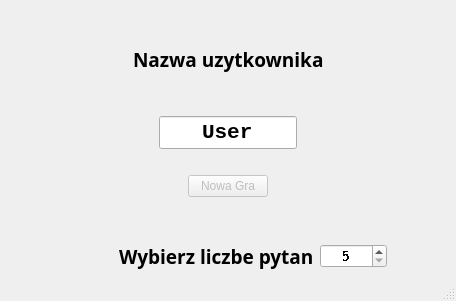
<?xml version="1.0" encoding="UTF-8"?>
<ui version="4.0">
 <class>Glowne</class>
 <widget class="QMainWindow" name="Glowne">
  <property name="geometry">
   <rect>
    <x>0</x>
    <y>0</y>
    <width>456</width>
    <height>301</height>
   </rect>
  </property>
  <property name="sizePolicy">
   <sizepolicy hsizetype="Preferred" vsizetype="Preferred">
    <horstretch>0</horstretch>
    <verstretch>0</verstretch>
   </sizepolicy>
  </property>
  <property name="windowTitle">
   <string>Quiz</string>
  </property>
  <property name="windowIcon">
   <iconset resource="z/zasoby.qrc">
    <normaloff>:/new/prefix1/ico.png</normaloff>:/new/prefix1/ico.png</iconset>
  </property>
  <property name="autoFillBackground">
   <bool>false</bool>
  </property>
  <widget class="QWidget" name="centralwidget">
   <layout class="QVBoxLayout" name="verticalLayout">
    <item>
     <layout class="QHBoxLayout" name="horizontalLayout_3">
      <item>
       <spacer name="horizontalSpacer_3">
        <property name="orientation">
         <enum>Qt::Horizontal</enum>
        </property>
        <property name="sizeHint" stdset="0">
         <size>
          <width>40</width>
          <height>20</height>
         </size>
        </property>
       </spacer>
      </item>
      <item>
       <widget class="QLabel" name="label">
        <property name="font">
         <font>
          <family>MV Boli</family>
          <pointsize>14</pointsize>
          <weight>75</weight>
          <bold>true</bold>
         </font>
        </property>
        <property name="text">
         <string>Nazwa uzytkownika</string>
        </property>
       </widget>
      </item>
      <item>
       <spacer name="horizontalSpacer_8">
        <property name="orientation">
         <enum>Qt::Horizontal</enum>
        </property>
        <property name="sizeHint" stdset="0">
         <size>
          <width>40</width>
          <height>20</height>
         </size>
        </property>
       </spacer>
      </item>
     </layout>
    </item>
    <item>
     <layout class="QHBoxLayout" name="horizontalLayout_2">
      <item>
       <spacer name="horizontalSpacer_2">
        <property name="orientation">
         <enum>Qt::Horizontal</enum>
        </property>
        <property name="sizeType">
         <enum>QSizePolicy::Fixed</enum>
        </property>
        <property name="sizeHint" stdset="0">
         <size>
          <width>150</width>
          <height>20</height>
         </size>
        </property>
       </spacer>
      </item>
      <item>
       <widget class="QLineEdit" name="lineEdit">
        <property name="font">
         <font>
          <family>Courier New</family>
          <pointsize>16</pointsize>
          <weight>75</weight>
          <bold>true</bold>
         </font>
        </property>
        <property name="text">
         <string>User</string>
        </property>
        <property name="alignment">
         <set>Qt::AlignCenter</set>
        </property>
       </widget>
      </item>
      <item>
       <spacer name="horizontalSpacer_7">
        <property name="orientation">
         <enum>Qt::Horizontal</enum>
        </property>
        <property name="sizeType">
         <enum>QSizePolicy::Fixed</enum>
        </property>
        <property name="sizeHint" stdset="0">
         <size>
          <width>150</width>
          <height>20</height>
         </size>
        </property>
       </spacer>
      </item>
     </layout>
    </item>
    <item>
     <spacer name="verticalSpacer_2">
      <property name="orientation">
       <enum>Qt::Vertical</enum>
      </property>
      <property name="sizeType">
       <enum>QSizePolicy::Fixed</enum>
      </property>
      <property name="sizeHint" stdset="0">
       <size>
        <width>20</width>
        <height>20</height>
       </size>
      </property>
     </spacer>
    </item>
    <item>
     <layout class="QHBoxLayout" name="horizontalLayout_4">
      <item>
       <spacer name="horizontalSpacer_4">
        <property name="orientation">
         <enum>Qt::Horizontal</enum>
        </property>
        <property name="sizeHint" stdset="0">
         <size>
          <width>40</width>
          <height>20</height>
         </size>
        </property>
       </spacer>
      </item>
      <item>
       <widget class="QPushButton" name="pushButtonNowaGra">
        <property name="enabled">
         <bool>false</bool>
        </property>
        <property name="text">
         <string>Nowa Gra</string>
        </property>
        <property name="shortcut">
         <string>Return</string>
        </property>
       </widget>
      </item>
      <item>
       <spacer name="horizontalSpacer_9">
        <property name="orientation">
         <enum>Qt::Horizontal</enum>
        </property>
        <property name="sizeHint" stdset="0">
         <size>
          <width>40</width>
          <height>20</height>
         </size>
        </property>
       </spacer>
      </item>
     </layout>
    </item>
    <item>
     <spacer name="verticalSpacer">
      <property name="orientation">
       <enum>Qt::Vertical</enum>
      </property>
      <property name="sizeType">
       <enum>QSizePolicy::Fixed</enum>
      </property>
      <property name="sizeHint" stdset="0">
       <size>
        <width>20</width>
        <height>40</height>
       </size>
      </property>
     </spacer>
    </item>
    <item>
     <layout class="QHBoxLayout" name="horizontalLayout">
      <item>
       <spacer name="horizontalSpacer_6">
        <property name="orientation">
         <enum>Qt::Horizontal</enum>
        </property>
        <property name="sizeType">
         <enum>QSizePolicy::Fixed</enum>
        </property>
        <property name="sizeHint" stdset="0">
         <size>
          <width>110</width>
          <height>20</height>
         </size>
        </property>
       </spacer>
      </item>
      <item>
       <widget class="QLabel" name="label_2">
        <property name="font">
         <font>
          <family>MV Boli</family>
          <pointsize>14</pointsize>
          <weight>75</weight>
          <bold>true</bold>
         </font>
        </property>
        <property name="text">
         <string>Wybierz liczbe pytan</string>
        </property>
       </widget>
      </item>
      <item>
       <widget class="QSpinBox" name="liczbaPytan">
        <property name="font">
         <font>
          <pointsize>10</pointsize>
          <weight>75</weight>
          <bold>true</bold>
          <stylestrategy>NoAntialias</stylestrategy>
         </font>
        </property>
        <property name="layoutDirection">
         <enum>Qt::LeftToRight</enum>
        </property>
        <property name="alignment">
         <set>Qt::AlignCenter</set>
        </property>
        <property name="minimum">
         <number>5</number>
        </property>
       </widget>
      </item>
      <item>
       <spacer name="horizontalSpacer_5">
        <property name="orientation">
         <enum>Qt::Horizontal</enum>
        </property>
        <property name="sizeType">
         <enum>QSizePolicy::Fixed</enum>
        </property>
        <property name="sizeHint" stdset="0">
         <size>
          <width>60</width>
          <height>20</height>
         </size>
        </property>
       </spacer>
      </item>
     </layout>
    </item>
   </layout>
  </widget>
  <widget class="QMenuBar" name="menubar">
   <property name="geometry">
    <rect>
     <x>0</x>
     <y>0</y>
     <width>456</width>
     <height>21</height>
    </rect>
   </property>
  </widget>
  <widget class="QStatusBar" name="statusbar"/>
 </widget>
 <resources>
  <include location="z/zasoby.qrc"/>
 </resources>
 <connections/>
</ui>
